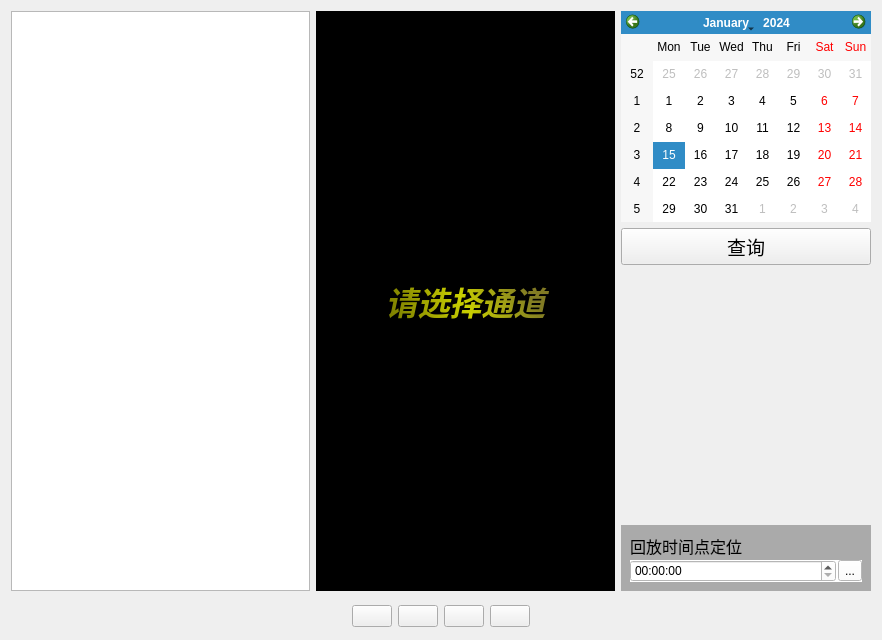
<?xml version="1.0" encoding="UTF-8"?>
<ui version="4.0">
 <class>playbackWidget</class>
 <widget class="QWidget" name="playbackWidget">
  <property name="geometry">
   <rect>
    <x>0</x>
    <y>0</y>
    <width>882</width>
    <height>640</height>
   </rect>
  </property>
  <property name="windowTitle">
   <string>Form</string>
  </property>
  <layout class="QVBoxLayout" name="verticalLayout_4">
   <item>
    <layout class="QHBoxLayout" name="horizontalLayout_3">
     <item>
      <widget class="cameraList" name="cameraListWidget"/>
     </item>
     <item>
      <widget class="QLabel" name="label">
       <property name="sizePolicy">
        <sizepolicy hsizetype="Expanding" vsizetype="Expanding">
         <horstretch>0</horstretch>
         <verstretch>0</verstretch>
        </sizepolicy>
       </property>
       <property name="font">
        <font>
         <family>ADMUI3Lg</family>
         <pointsize>24</pointsize>
         <weight>75</weight>
         <italic>true</italic>
         <bold>true</bold>
        </font>
       </property>
       <property name="styleSheet">
        <string notr="true">background-color: rgb(0, 0, 0);
color: qconicalgradient(cx:0, cy:0, angle:135, stop:0 rgba(255, 255, 0, 69), stop:0.375 rgba(255, 255, 0, 69), stop:0.423533 rgba(251, 255, 0, 145), stop:0.45 rgba(247, 255, 0, 208), stop:0.477581 rgba(255, 244, 71, 130), stop:0.518717 rgba(255, 218, 71, 130), stop:0.55 rgba(255, 255, 0, 255), stop:0.57754 rgba(255, 203, 0, 130), stop:0.625 rgba(255, 255, 0, 69), stop:1 rgba(255, 255, 0, 69));</string>
       </property>
       <property name="text">
        <string>请选择通道</string>
       </property>
       <property name="alignment">
        <set>Qt::AlignCenter</set>
       </property>
      </widget>
     </item>
     <item>
      <widget class="QWidget" name="dateSelectWidget" native="true">
       <property name="minimumSize">
        <size>
         <width>250</width>
         <height>0</height>
        </size>
       </property>
       <property name="maximumSize">
        <size>
         <width>250</width>
         <height>16777215</height>
        </size>
       </property>
       <layout class="QVBoxLayout" name="verticalLayout_3">
        <property name="leftMargin">
         <number>0</number>
        </property>
        <property name="topMargin">
         <number>0</number>
        </property>
        <property name="rightMargin">
         <number>0</number>
        </property>
        <property name="bottomMargin">
         <number>0</number>
        </property>
        <item>
         <layout class="QVBoxLayout" name="verticalLayout_2">
          <item>
           <widget class="QCalendarWidget" name="calendarWidget">
            <property name="sizePolicy">
             <sizepolicy hsizetype="Expanding" vsizetype="Expanding">
              <horstretch>0</horstretch>
              <verstretch>0</verstretch>
             </sizepolicy>
            </property>
           </widget>
          </item>
          <item>
           <widget class="QPushButton" name="queryBtn">
            <property name="font">
             <font>
              <pointsize>14</pointsize>
             </font>
            </property>
            <property name="styleSheet">
             <string notr="true"/>
            </property>
            <property name="text">
             <string>查询</string>
            </property>
            <property name="iconSize">
             <size>
              <width>32</width>
              <height>32</height>
             </size>
            </property>
           </widget>
          </item>
         </layout>
        </item>
        <item>
         <spacer name="verticalSpacer">
          <property name="orientation">
           <enum>Qt::Vertical</enum>
          </property>
          <property name="sizeHint" stdset="0">
           <size>
            <width>20</width>
            <height>40</height>
           </size>
          </property>
         </spacer>
        </item>
        <item>
         <widget class="QWidget" name="timeSelectWidget" native="true">
          <property name="styleSheet">
           <string notr="true">QWidget#timeSelectWidget{
	background-color: rgb(170, 170, 170);
}</string>
          </property>
          <layout class="QVBoxLayout" name="verticalLayout">
           <property name="spacing">
            <number>2</number>
           </property>
           <item>
            <widget class="QLabel" name="dateTimeSellabel">
             <property name="font">
              <font>
               <pointsize>12</pointsize>
              </font>
             </property>
             <property name="text">
              <string>回放时间点定位</string>
             </property>
            </widget>
           </item>
           <item>
            <widget class="QWidget" name="timeSelect" native="true">
             <property name="styleSheet">
              <string notr="true">background-color: rgb(255, 255, 255);</string>
             </property>
             <layout class="QHBoxLayout" name="horizontalLayout">
              <property name="spacing">
               <number>2</number>
              </property>
              <property name="leftMargin">
               <number>0</number>
              </property>
              <property name="topMargin">
               <number>0</number>
              </property>
              <property name="rightMargin">
               <number>0</number>
              </property>
              <property name="bottomMargin">
               <number>0</number>
              </property>
              <item>
               <widget class="QTimeEdit" name="timeEdit">
                <property name="calendarPopup">
                 <bool>false</bool>
                </property>
               </widget>
              </item>
              <item>
               <widget class="QToolButton" name="enterToolBtn">
                <property name="text">
                 <string>...</string>
                </property>
               </widget>
              </item>
             </layout>
            </widget>
           </item>
          </layout>
         </widget>
        </item>
       </layout>
      </widget>
     </item>
    </layout>
   </item>
   <item>
    <widget class="timeBar" name="timeBarWidget" native="true"/>
   </item>
   <item>
    <layout class="QHBoxLayout" name="horizontalLayout_2">
     <property name="leftMargin">
      <number>2</number>
     </property>
     <property name="topMargin">
      <number>2</number>
     </property>
     <property name="rightMargin">
      <number>2</number>
     </property>
     <property name="bottomMargin">
      <number>2</number>
     </property>
     <item>
      <spacer name="horizontalSpacer">
       <property name="orientation">
        <enum>Qt::Horizontal</enum>
       </property>
       <property name="sizeHint" stdset="0">
        <size>
         <width>40</width>
         <height>20</height>
        </size>
       </property>
      </spacer>
     </item>
     <item>
      <widget class="QPushButton" name="stopPushButton">
       <property name="maximumSize">
        <size>
         <width>50</width>
         <height>16777215</height>
        </size>
       </property>
       <property name="toolTip">
        <string>停止</string>
       </property>
       <property name="text">
        <string/>
       </property>
      </widget>
     </item>
     <item>
      <widget class="QPushButton" name="slowPushButton">
       <property name="maximumSize">
        <size>
         <width>50</width>
         <height>16777215</height>
        </size>
       </property>
       <property name="toolTip">
        <string>慢放</string>
       </property>
       <property name="text">
        <string/>
       </property>
      </widget>
     </item>
     <item>
      <widget class="QPushButton" name="playPushButton">
       <property name="maximumSize">
        <size>
         <width>50</width>
         <height>16777215</height>
        </size>
       </property>
       <property name="text">
        <string/>
       </property>
      </widget>
     </item>
     <item>
      <widget class="QPushButton" name="fastPushButton">
       <property name="maximumSize">
        <size>
         <width>50</width>
         <height>16777215</height>
        </size>
       </property>
       <property name="toolTip">
        <string>快放</string>
       </property>
       <property name="text">
        <string/>
       </property>
      </widget>
     </item>
     <item>
      <spacer name="horizontalSpacer_2">
       <property name="orientation">
        <enum>Qt::Horizontal</enum>
       </property>
       <property name="sizeHint" stdset="0">
        <size>
         <width>40</width>
         <height>20</height>
        </size>
       </property>
      </spacer>
     </item>
    </layout>
   </item>
  </layout>
 </widget>
 <customwidgets>
  <customwidget>
   <class>cameraList</class>
   <extends>QListWidget</extends>
   <header location="global">monitor/cameralist.h</header>
  </customwidget>
  <customwidget>
   <class>timeBar</class>
   <extends>QWidget</extends>
   <header location="global">monitor/timebar.h</header>
   <container>1</container>
  </customwidget>
 </customwidgets>
 <resources/>
 <connections/>
</ui>
